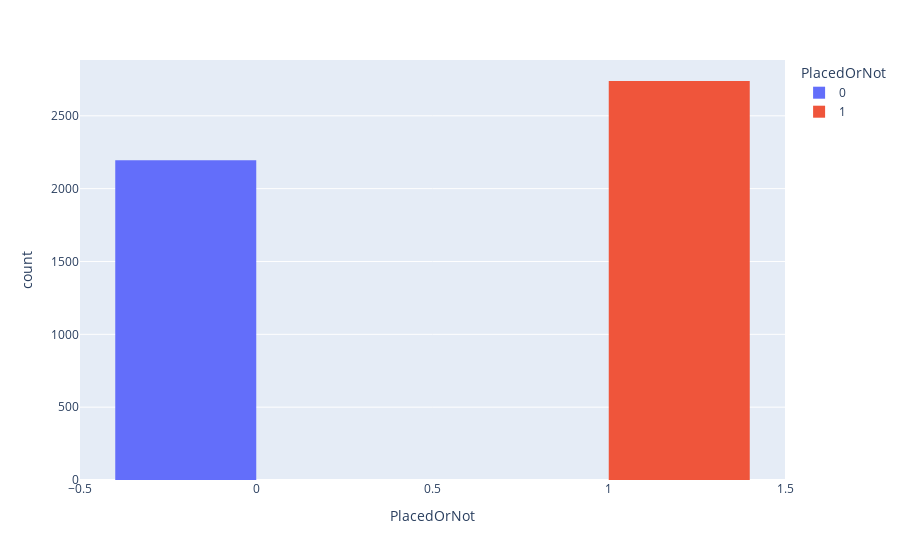

Notebook source saved alongside this figure:
### Code cell
px.histogram(dataframe, x='PlacedOrNot', color='PlacedOrNot', barmode='group')

### Figure 1 — Plotly figure (JSON) as saved in the notebook; plotly's stock layout.template omitted (floating-point values rounded to 4 significant figures; data arrays with more than 128 entries replaced by an {"elided": "..."} marker saying what was removed)
{"data": [{"alignmentgroup": "True", "bingroup": "x", "hovertemplate": "PlacedOrNot=%{x}<br>count=%{y}<extra></extra>", "legendgroup": "0", "marker": {"color": "#636efa", "pattern": {"shape": ""}}, "name": "0", "offsetgroup": "0", "orientation": "v", "showlegend": true, "type": "histogram", "x": {"elided": "2195 int values"}, "xaxis": "x", "yaxis": "y"}, {"alignmentgroup": "True", "bingroup": "x", "hovertemplate": "PlacedOrNot=%{x}<br>count=%{y}<extra></extra>", "legendgroup": "1", "marker": {"color": "#EF553B", "pattern": {"shape": ""}}, "name": "1", "offsetgroup": "1", "orientation": "v", "showlegend": true, "type": "histogram", "x": {"elided": "2739 int values"}, "xaxis": "x", "yaxis": "y"}], "layout": {"barmode": "group", "legend": {"title": {"text": "PlacedOrNot"}, "tracegroupgap": 0}, "margin": {"t": 60}, "xaxis": {"anchor": "y", "categoryarray": [0, 1], "categoryorder": "array", "domain": [0, 1], "title": {"text": "PlacedOrNot"}}, "yaxis": {"anchor": "x", "domain": [0, 1], "title": {"text": "count"}}}}
